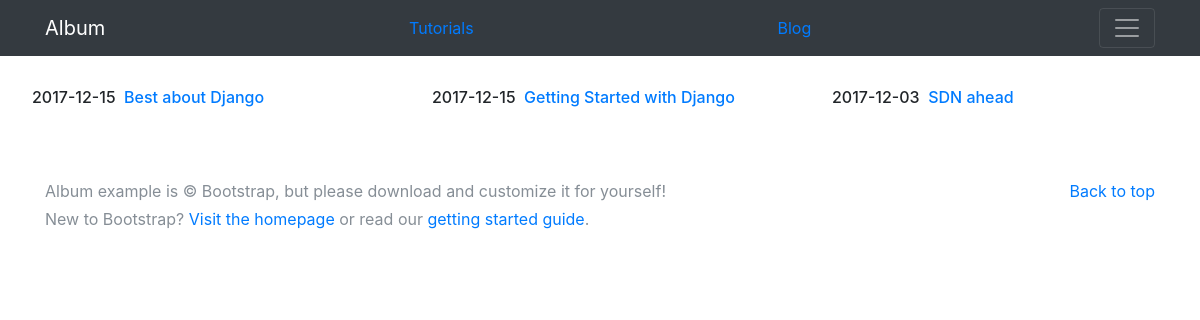
/blog/, run on an earlier commit of the app's database.
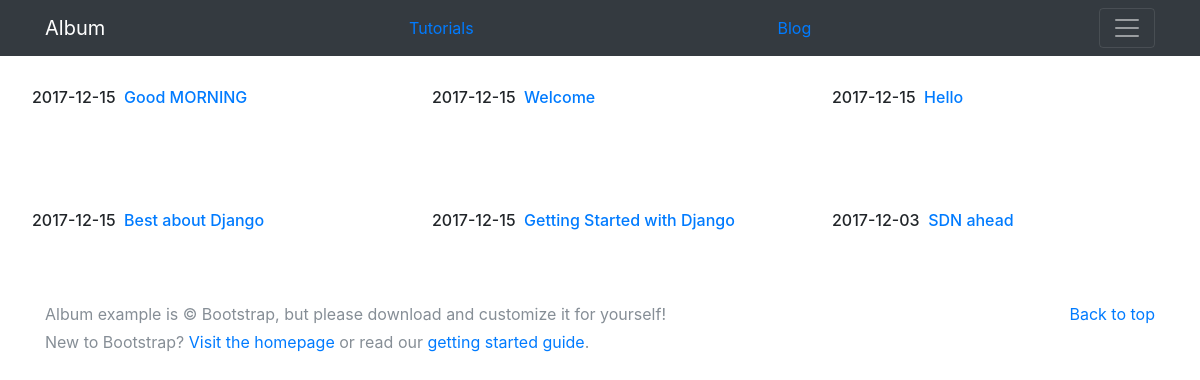
And on a later commit of the database.
### blog/models.py (models this page shows, shortened)
class Post(models.Model):
    title = models.CharField(max_length = 200)
    body = models.TextField()
    date = models.DateTimeField()

### blog/templates/blog/blog.html
{% extends "personal/header.html" %}
{% block content %}
    {% for post in object_list %}
        <div class="card">
                <div class="card-body">
                        <h6>{{post.date|date:"Y-m-d"}}<a href = "/blog/{{post.id}}">&nbsp;&nbsp;{{post.title}}</a></h6>
                </div>
        </div>
    {% endfor %}
{% endblock %}

### personal/templates/personal/header.html (shortened to what this page needs)
<!doctype html>
<html lang="en">
  <head>
    {% load staticfiles %}
    <link href="{% static 'personal/css/bootstrap.min.css' %}" rel="stylesheet">
    <link href="{% static 'personal/css/album.css' %}" rel="stylesheet">
  </head>
  <body>
    <header>
      <div class="navbar navbar-dark bg-dark">
        <div class="container d-flex justify-content-between">
          <a href="/" class="navbar-brand">Album</a>
          <a href="/tutorials/" class="nav-link">Tutorials</a>
          <a href="/blog/" class="nav-link">Blog</a>
          <button class="navbar-toggler" type="button" data-toggle="collapse" data-target="#navbarHeader" aria-controls="navbarHeader" aria-expanded="false" aria-label="Toggle navigation">
            <span class="navbar-toggler-icon"></span>
          </button>
        </div>
      </div>
    </header>
    {% block content %}
    {% endblock %}
    <footer class="text-muted">
      <div class="container">
        <p class="float-right">
          <a href="#">Back to top</a>
        </p>
        <p>Album example is &copy; Bootstrap, but please download and customize it for yourself!</p>
        <p>New to Bootstrap? <a href="../../">Visit the homepage</a> or read our <a href="../../getting-started/">getting started guide</a>.</p>
      </div>
    </footer>
    {% load staticfiles %}
  </body>
</html>

### personal/static/personal/css/album.css (style rules this page uses)
body { min-height: 75rem; }
.navbar { margin-bottom: 0; }
.card { float: left; width: 33.333%; padding: .75rem; margin-bottom: 2rem; border: 0; }
footer { padding-top: 3rem; padding-bottom: 3rem; }
footer p { margin-bottom: .25rem; }

What changed in the data, as far as the page shows it:
added Post: date "2017-12-15", title "Good MORNING"
added Post: date "2017-12-15", title "Welcome"
added Post: date "2017-12-15", title "Hello"
